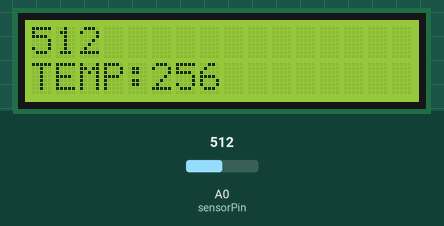
Simulated run of this sketch. Board: Arduino Uno, built with avr-gcc and run on an emulated ATmega328P. Parts: 16×2 character LCD. The inputs (shaded band) are chosen by the test bench; at power-on: A0 (sensorPin) = 512. What the sketch prints to the serial monitor is not drawn.

Above: at 1.2 s.
1.3 s: A0 (sensorPin) set to 716
At 2.5 s:
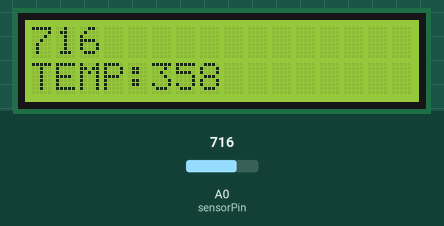
3.5 s: A0 (sensorPin) set to 900
At 5.2 s:
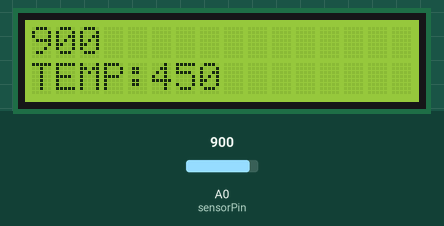
5.5 s: A0 (sensorPin) set to 1023
At 7.1 s:
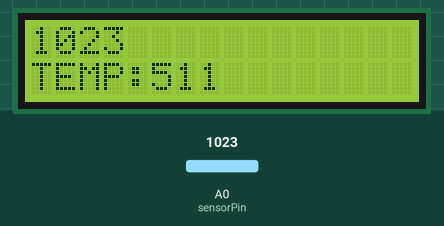
Timing chart, 0 to 8.6 s (numbered marks = the images above; inputs shaded):
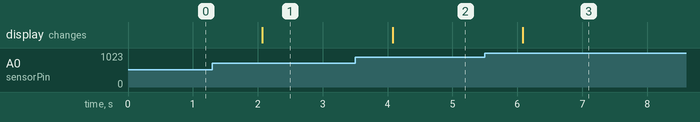

Measured:
- after the input at 1.3 s, the display: changes after 0.77 s (image 1)
- after the input at 3.5 s, the display: changes after 0.58 s (image 2)
- after the input at 5.5 s, the display: changes after 0.58 s (image 3)

The sketch:

LM35_arduino.ino
```cpp
#include <LiquidCrystal.h>

// initialize the library with the numbers of the interface pins
LiquidCrystal lcd(12, 11, 5, 4, 3, 2);

int sensorPin = A0;    // select the input pin for the potentiometer
int sensorValue = 0;  // variable to store the value coming from the sensor

void setup()
{
   Serial.begin(9600);
 // set up the LCD's number of columns and rows:
  lcd.begin(16, 2);
  // Print a message to the LCD.
 // lcd.setCursor(0, 0);
  //lcd.print("hello, world!");
 // delay(2000);
  lcd.clear();
}

void loop()
{
  // read the value from the sensor:
  sensorValue = analogRead(sensorPin);
  int sensorValue1=sensorValue/2;
  lcd.setCursor(0,0);
  lcd.print(sensorValue);

  lcd.setCursor(0,1);
  lcd.print("TEMP:");
  lcd.setCursor(5,1);
  lcd.print(sensorValue1);

  // Serial.println(sensorValue);
   Serial.print("TEMP:");
   Serial.println(sensorValue1);
   delay(1000);

}
```
